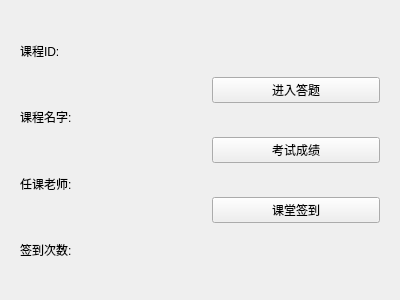
<?xml version="1.0" encoding="UTF-8"?>
<ui version="4.0">
 <class>StudentClassInfo</class>
 <widget class="QWidget" name="StudentClassInfo">
  <property name="geometry">
   <rect>
    <x>0</x>
    <y>0</y>
    <width>400</width>
    <height>300</height>
   </rect>
  </property>
  <property name="windowTitle">
   <string>Form</string>
  </property>
  <layout class="QHBoxLayout" name="horizontalLayout">
   <item>
    <widget class="QWidget" name="widget" native="true">
     <layout class="QGridLayout" name="gridLayout">
      <item row="0" column="2" colspan="2">
       <widget class="QLabel" name="classIDLabel">
        <property name="text">
         <string/>
        </property>
       </widget>
      </item>
      <item row="2" column="2" colspan="2">
       <widget class="QLabel" name="teacherNameLabel">
        <property name="text">
         <string/>
        </property>
       </widget>
      </item>
      <item row="2" column="0" colspan="2">
       <widget class="QLabel" name="label_7">
        <property name="text">
         <string>任课老师:</string>
        </property>
       </widget>
      </item>
      <item row="1" column="0">
       <widget class="QLabel" name="label">
        <property name="text">
         <string>课程名字:</string>
        </property>
       </widget>
      </item>
      <item row="3" column="2" colspan="2">
       <widget class="QLabel" name="signupLabel">
        <property name="text">
         <string/>
        </property>
       </widget>
      </item>
      <item row="0" column="0">
       <widget class="QLabel" name="label_5">
        <property name="text">
         <string>课程ID:</string>
        </property>
       </widget>
      </item>
      <item row="3" column="0" colspan="2">
       <widget class="QLabel" name="label_3">
        <property name="text">
         <string>签到次数:</string>
        </property>
       </widget>
      </item>
      <item row="1" column="2" colspan="2">
       <widget class="QLabel" name="classNameLabel">
        <property name="text">
         <string/>
        </property>
       </widget>
      </item>
     </layout>
    </widget>
   </item>
   <item>
    <widget class="QWidget" name="widget_2" native="true">
     <layout class="QVBoxLayout" name="verticalLayout">
      <item>
       <spacer name="verticalSpacer_5">
        <property name="orientation">
         <enum>Qt::Vertical</enum>
        </property>
        <property name="sizeHint" stdset="0">
         <size>
          <width>20</width>
          <height>40</height>
         </size>
        </property>
       </spacer>
      </item>
      <item>
       <spacer name="verticalSpacer">
        <property name="orientation">
         <enum>Qt::Vertical</enum>
        </property>
        <property name="sizeHint" stdset="0">
         <size>
          <width>20</width>
          <height>40</height>
         </size>
        </property>
       </spacer>
      </item>
      <item>
       <widget class="QPushButton" name="enterquizBtn">
        <property name="text">
         <string>进入答题</string>
        </property>
       </widget>
      </item>
      <item>
       <spacer name="verticalSpacer_4">
        <property name="orientation">
         <enum>Qt::Vertical</enum>
        </property>
        <property name="sizeHint" stdset="0">
         <size>
          <width>20</width>
          <height>40</height>
         </size>
        </property>
       </spacer>
      </item>
      <item>
       <widget class="QPushButton" name="QuizScoreBtn">
        <property name="text">
         <string>考试成绩</string>
        </property>
       </widget>
      </item>
      <item>
       <spacer name="verticalSpacer_3">
        <property name="orientation">
         <enum>Qt::Vertical</enum>
        </property>
        <property name="sizeHint" stdset="0">
         <size>
          <width>20</width>
          <height>40</height>
         </size>
        </property>
       </spacer>
      </item>
      <item>
       <widget class="QPushButton" name="SignupButton">
        <property name="text">
         <string>课堂签到</string>
        </property>
        <property name="autoRepeatDelay">
         <number>300</number>
        </property>
       </widget>
      </item>
      <item>
       <spacer name="verticalSpacer_2">
        <property name="orientation">
         <enum>Qt::Vertical</enum>
        </property>
        <property name="sizeHint" stdset="0">
         <size>
          <width>20</width>
          <height>40</height>
         </size>
        </property>
       </spacer>
      </item>
      <item>
       <spacer name="verticalSpacer_6">
        <property name="orientation">
         <enum>Qt::Vertical</enum>
        </property>
        <property name="sizeHint" stdset="0">
         <size>
          <width>20</width>
          <height>40</height>
         </size>
        </property>
       </spacer>
      </item>
     </layout>
    </widget>
   </item>
  </layout>
 </widget>
 <resources/>
 <connections/>
</ui>
